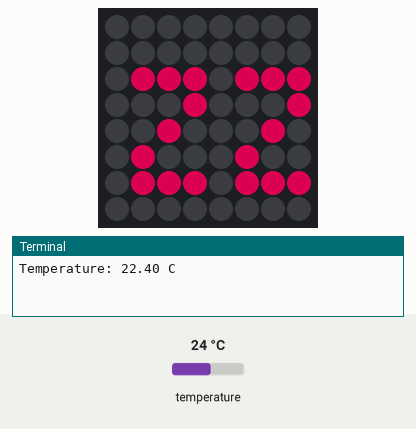
Recording of a program running on a simulated Raspberry Pi (BCM pin numbers) with a Sense HAT. Shown: the Sense HAT's 8×8 RGB LED matrix, the last lines printed to the terminal. The inputs (shaded band) are chosen by the test bench; at power-on: temperature 24 °C. Dim RGB values are drawn brighter than linear.

Above: at 1.2 s.
1.3 s: temperature set to 19 °C
At 2.9 s:
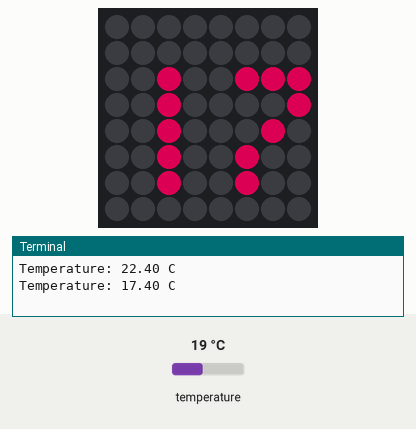
4.0 s: temperature set to 33 °C
At 4.7 s:
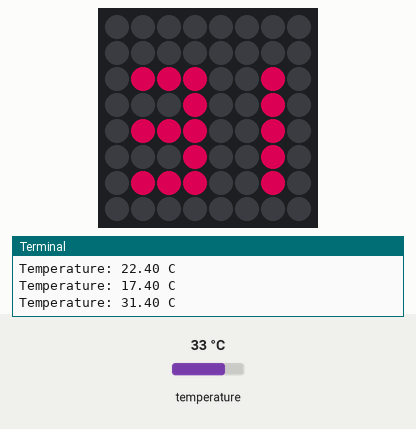
6.7 s: temperature set to 8 °C
At 9.3 s:
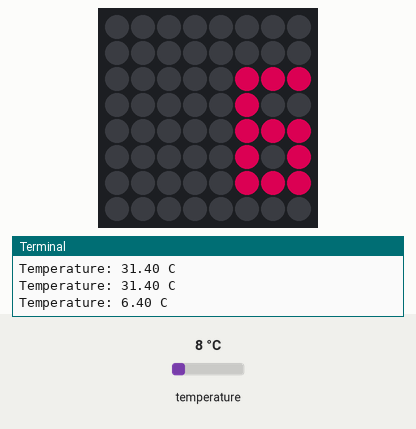
Timing chart, 0 to 10.8 s (numbered marks = the images above; inputs shaded):
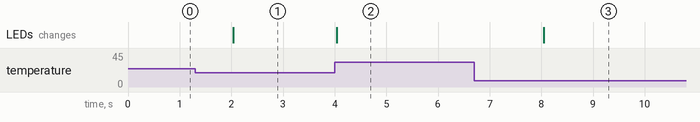

Measured:
- after the input at 1.3 s, the LEDs: change after 0.73 s (image 1)
- after the input at 4.0 s, the LEDs: change at once (image 2)
- after the input at 6.7 s, the LEDs: change after 1.4 s (image 3)

The program:

thermometer_with_sense_hat.py
```python
from sense_hat import SenseHat
from time import sleep
from gpiozero import CPUTemperature

OFFSET_LEFT = 1
OFFSET_TOP = 2

sense = SenseHat()

NUMS =[1,1,1,1,0,1,1,0,1,1,0,1,1,1,1,  # 0
       0,1,0,0,1,0,0,1,0,0,1,0,0,1,0,  # 1
       1,1,1,0,0,1,0,1,0,1,0,0,1,1,1,  # 2
       1,1,1,0,0,1,1,1,1,0,0,1,1,1,1,  # 3
       1,0,0,1,0,1,1,1,1,0,0,1,0,0,1,  # 4
       1,1,1,1,0,0,1,1,1,0,0,1,1,1,1,  # 5
       1,1,1,1,0,0,1,1,1,1,0,1,1,1,1,  # 6
       1,1,1,0,0,1,0,1,0,1,0,0,1,0,0,  # 7
       1,1,1,1,0,1,1,1,1,1,0,1,1,1,1,  # 8
       1,1,1,1,0,1,1,1,1,0,0,1,0,0,1]  # 9

# Displays a single digit (0-9)
def show_digit(val, xd, yd, r, g, b):
  offset = val * 15
  for p in range(offset, offset + 15):
    xt = p % 3
    yt = (p-offset) // 3
    sense.set_pixel(xt+xd, yt+yd, r*NUMS[p], g*NUMS[p], b*NUMS[p])

# Displays a two-digits positive number (0-99)
def show_number(val, r, g, b):
  abs_val = abs(val)
  tens = abs_val // 10
  units = abs_val % 10
  if (abs_val > 9): show_digit(tens, OFFSET_LEFT, OFFSET_TOP, r, g, b)
  show_digit(units, OFFSET_LEFT+4, OFFSET_TOP, r, g, b)

sense.set_rotation(180)

while True:
  sense.low_light = True
  temp = sense.get_temperature() - 1.6
#  temp = temp * 9.0 / 5.0 + 32
  print("Temperature: %.2f C" % temp)
  show_number(int(temp+0.5),200,0,60)
  sleep(2)
  sense.clear()
```
